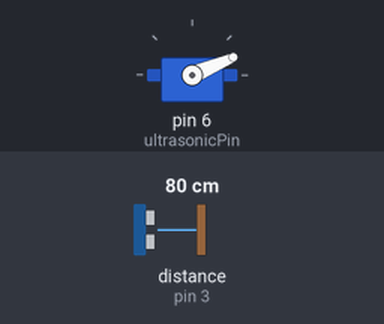
Recording of a sketch running on a simulated Arduino Uno, built with avr-gcc and run on an emulated ATmega328P. On the bench: servo. Wiring (inferred from the names in the program): ultrasonic range finder: trigger pin 2; echo pin 3. The inputs (shaded band) are chosen by the test bench; at power-on: distance to the obstacle (sensor on pin 3) 80 cm. The echo pulse lasts 58.3 µs per cm; what the sketch prints to the serial monitor is not drawn.

Above: at 1.28 s.
1.3 s: distance to the obstacle (sensor on pin 3) set to 2 cm
At 2.15 s:
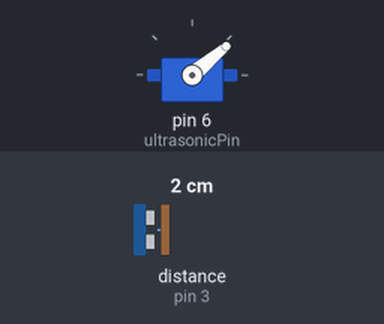
4.3 s: distance to the obstacle (sensor on pin 3) set to 4 cm
At 4.49 s:
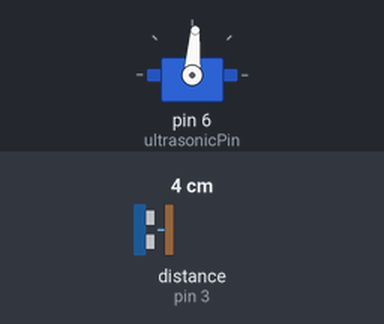
Timing chart, 0 to 16.3 s (numbered marks = the images above; inputs shaded):
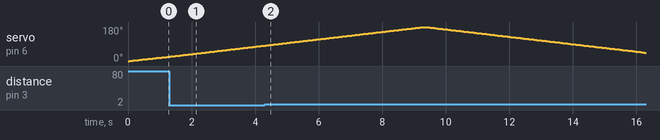

Measured:
- by itself, servo on pin 6 (ultrasonicPin): rises from 82° to 180° in 5.0 s, then falls to 44° in 7.0 s

The sketch:

_45_RadarScanning.ino
```cpp
/***********************************************************
File name:  _45_RadarScanning.ino
Description:

Website: www.adeept.com
E-mail: support@adeept.com
Exchange learning community: https://www.adeept.com/forum/
Author: Tom
Date: 2019/02/19
***********************************************************/
#include <Servo.h>

Servo ultrasonicServo;            // define servo to control turning of ultrasonic sensor
int ultrasonicPin = 6;            // define pin for signal line of the last servo

int trigPin = 2;                  // define Trig pin for ultrasonic ranging module
int echoPin = 3;                  // define Echo pin for ultrasonic ranging module

float maxDistance = 200;          // define the range(cm) for ultrasonic ranging module, Maximum sensor distance is rated at 400-500cm.
float soundVelocity = 340;        // Sound velocity = 340 m/s
float rangingTimeOut = 2 * maxDistance / 100 / soundVelocity * 1000000; // define the timeout(ms) for ultrasonic ranging module
int currentDistance = 0;

void setup() {
Serial.begin(9600);
  ultrasonicServo.attach(ultrasonicPin);  // attaches the servo on ultrasonicPin to the servo object
  pinMode(trigPin, OUTPUT); // set trigPin to output mode
  pinMode(echoPin, INPUT);  // set echoPin to input mode
}
void loop()
{
      // rotates the servo motor from 15 to 165 degrees
      for(int i=0;i<=180;i++){
        ultrasonicServo.write(i);
        currentDistance = getDistance();
        delay(50);
        Serial.print(i); // Sends the current degree into the Serial Port
        Serial.print(","); // Sends addition character right next to the previous value needed later in the Processing IDE for indexing
        Serial.print(currentDistance); // Sends the distance value into the Serial Port
        Serial.print("."); // Sends addition character right next to the previous value needed later in the Processing IDE for indexing
      }
      // Repeats the previous lines from 165 to 15 degrees
      for(int i=180;i>0;i--){
        ultrasonicServo.write(i);
        currentDistance = getDistance();
        delay(50);
        Serial.print(i); // Sends the current degree into the Serial Port
        Serial.print(","); // Sends addition character right next to the previous value needed later in the Processing IDE for indexing
        Serial.print(currentDistance); // Sends the distance value into the Serial Port
        Serial.print("."); // Sends addition character right next to the previous value needed later in the Processing IDE for indexing
      }
}
float getDistance() {
  unsigned long pingTime; // save the high level time returned by ultrasonic ranging module
  float distance;         // save the distance away from obstacle

  // set the trigPin output 10us high level to make the ultrasonic ranging module start to measure
  digitalWrite(trigPin, HIGH);
  delayMicroseconds(10);
  digitalWrite(trigPin, LOW);
  // get the high level time returned by ultrasonic ranging module
  pingTime = pulseIn(echoPin, HIGH, rangingTimeOut);

  if (pingTime != 0) {  // if the measure is not overtime
    distance = pingTime * soundVelocity / 2 / 10000;  // calculate the obstacle distance(cm) according to the time of high level returned
    return distance;    // return distance(cm)
  }
  else                  // if the measure is overtime
    return maxDistance; // returns the maximum distance(cm)
}
```
